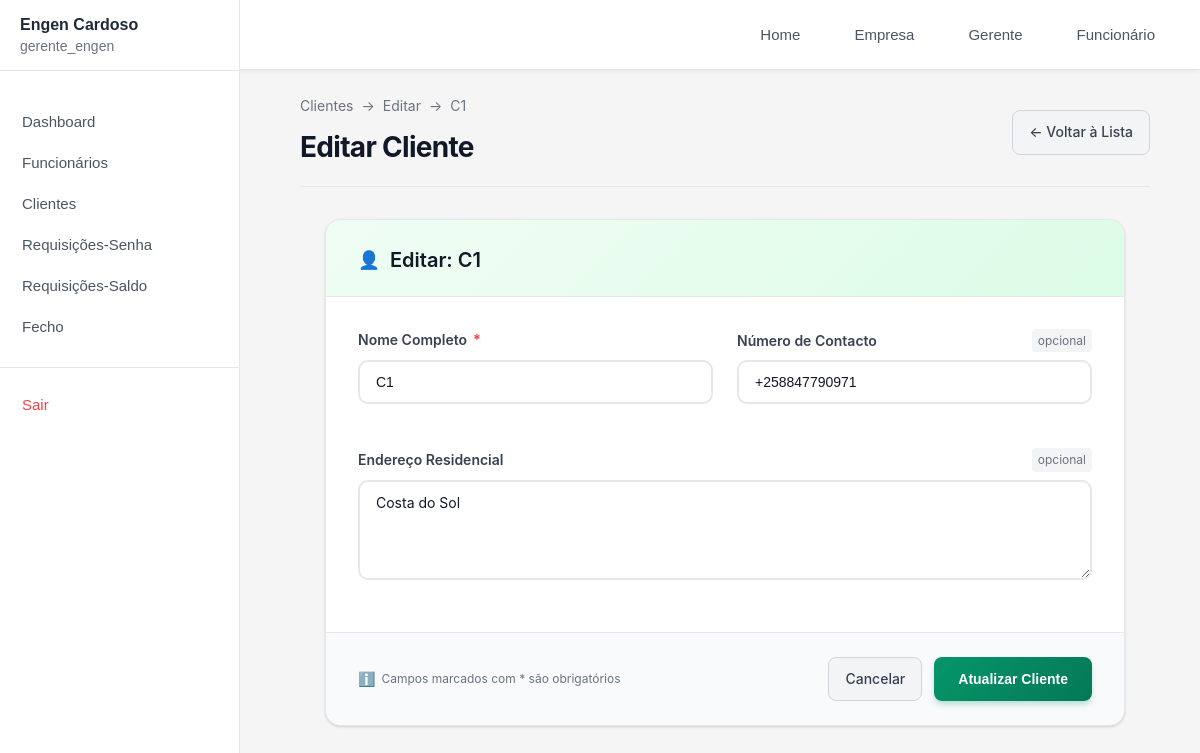
/gerente/clientes/editar/1/ (signed in), run on the app's committed database.
### empresas/models.py (models this page shows, shortened)
class Empresa(models.Model):
   nome = models.CharField(max_length=200)
   status = models.BooleanField(default=True)
   gerente = models.OneToOneField(User, on_delete=models.CASCADE, related_name='empresa_gerenciada')

### gerente/models.py (models this page shows, shortened)
class Cliente(models.Model):
   empresa = models.ForeignKey(Empresa, on_delete=models.CASCADE, related_name='clientes', null=True, blank=True)
   nome = models.CharField(max_length=100)
   email = models.EmailField(blank=True, null=True)
   contacto = models.CharField(max_length=20, blank=True, null=True)
   endereco = models.TextField(blank=True, null=True)
   data_criacao = models.DateTimeField(auto_now_add=True)

### gerente/views.py (the view, shortened to what this page needs)
# urls.py: path('clientes/editar/<int:cliente_id>/', views.editar_cliente, name='editar_cliente'),
@login_required(login_url='/gerente/login')
@user_passes_test(is_gerente, login_url='/login')
def editar_cliente(request, cliente_id):
   empresa = get_empresa_usuario(request.user)
   if not empresa:
       messages.error(request, 'Empresa não encontrada.')
       return redirect('login')
   cliente = get_object_or_404(Cliente, id=cliente_id, empresa=empresa)
   return render(request, 'gerente/editar_cliente.html', {'cliente': cliente})

### gerente/context_processors.py (called while the page is built)
def empresa_context(request):
    if request.user.is_authenticated:
        try:
            if hasattr(request.user, 'empresa_gerenciada'):
                return {'empresa_atual': request.user.empresa_gerenciada}
            elif hasattr(request.user, 'funcionario'):
                return {'empresa_atual': request.user.funcionario.empresa}
        except:
            pass
    return {'empresa_atual': None}

### gerente/views.py (called while the page is built)
def is_gerente(user):
  return user.groups.filter(name='Gerente').exists()

def get_empresa_usuario(user):
   try:
       if hasattr(user, 'empresa_gerenciada'):
           return user.empresa_gerenciada
       elif hasattr(user, 'funcionario'):
           return user.funcionario.empresa
   except:
       pass
   return None

### templates/gerente/editar_cliente.html (shortened to what this page needs)
{% extends 'gerente/base.html' %}
{% block content %}
<div class="editar-cliente-content">
    <div class="content-header">
        <div>
            <div class="breadcrumb">
                <span>Clientes</span>
                <span>→</span>
                <span>Editar</span>
                <span>→</span>
                <span>{{ cliente.nome }}</span>
            </div>
            <h2>Editar Cliente</h2>
        </div>
        <a href="{% url 'clientes' %}" class="btn-secondary">
            ← Voltar à Lista
        </a>
    </div>
    <div class="form-container">
        <div class="form-card">
            <div class="form-header">
                <h3>Editar: {{ cliente.nome }}</h3>
            </div>
            <form method="post" action="{% url 'editar_cliente' cliente.id %}">
                <div class="form-body">
                    <div class="form-group">
                        <label for="nome">
                            Nome Completo
                            <span class="required">*</span>
                        </label>
                        <input type="text" class="form-control" id="nome" name="nome"
                               value="{{ cliente.nome }}" placeholder="Digite o nome completo" required>
                    </div>
                    <div class="form-group">
                        <label for="contacto">
                            Número de Contacto
                            <span class="optional">opcional</span>
                        </label>
                        <input type="tel" class="form-control" id="contacto" name="contacto"
                               value="{{ cliente.contacto|default:'' }}"
                               placeholder="+258 XX XXX XXXX">
                    </div>
                    <div class="form-group full-width">
                        <label for="endereco">
                            Endereço Residencial
                            <span class="optional">opcional</span>
                        </label>
                        <textarea class="form-control" id="endereco" name="endereco" rows="3"
                                  placeholder="Digite o endereço completo (rua, bairro, cidade)">{{ cliente.endereco|default:'' }}</textarea>
                    </div>
                </div>
                <div class="form-footer">
                    <div class="help-text">
                        Campos marcados com * são obrigatórios
                    </div>
                    <div class="form-actions">
                        <a href="{% url 'clientes' %}" class="btn-secondary">
                            Cancelar
                        </a>
                        <button type="submit" class="btn-submit">
                            Atualizar Cliente
                        </button>
                    </div>
                </div>
            </form>
        </div>
    </div>
</div>
{% endblock %}

### templates/gerente/sidebar.html (shortened to what this page needs)
<div class="sidebar">
    <div class="user-section">
        <div class="empresa-name">{{ empresa_atual.nome|default:"Sistema" }}</div>
        <div class="user-info">{{ request.user.get_full_name|default:request.user.username }}</div>
    </div>
    <nav class="sidebar-nav">
        <ul class="nav-list">
            <li class="nav-item">
                <a href="{% url 'dashboard' %}"
                    class="nav-link {% if request.resolver_match.url_name == 'dashboard' %}active{% endif %}">
                    Dashboard
                </a>
            </li>
            <li class="nav-item">
                <a href="{% url 'funcionarios' %}"
                    class="nav-link {% if request.resolver_match.url_name == 'funcionarios' %}active{% endif %}">
                    Funcionários
                </a>
            </li>
            <li class="nav-item">
                <a href="{% url 'clientes' %}"
                    class="nav-link {% if request.resolver_match.url_name == 'clientes' %}active{% endif %}">
                    Clientes
                </a>
            </li>
            <li class="nav-item">
                <a href="{% url 'requisicoes' %}"
                    class="nav-link {% if request.resolver_match.url_name == 'requisicoes' %}active{% endif %}">
                    Requisições-Senha
                </a>
            </li>
            <li class="nav-item">
                <a href="{% url 'requisicoes_saldo' %}"
                    class="nav-link {% if request.resolver_match.url_name == 'requisicoes_saldo' %}active{% endif %}">
                    Requisições-Saldo
                </a>
            </li>
            <li class="nav-item">
                <a href="{% url 'fecho' %}"
                    class="nav-link {% if request.resolver_match.url_name == 'fecho' %}active{% endif %}">
                    Fecho
                </a>
            </li>
            <li class="nav-item nav-divider">
                <a href="{% url 'logout' %}" class="nav-link nav-logout">
                    Sair
                </a>
            </li>
        </ul>
    </nav>
</div>

### templates/gerente/navbar.html (style rules this page uses)
.nav-link { color: #4b5563; text-decoration: none; padding: 8px 16px; border-radius: 6px; transition: all 0.2s ease; font-size: 0.95rem; font-weight: 500; }

### templates/gerente/sidebar.html (style rules this page uses)
.sidebar { width: 240px; background-color: #ffffff; min-height: 100vh; position: fixed; top: 0; left: 0; overflow-y: auto; border-right: 1px solid #e5e7eb; display: flex; flex-direction: column; z-index: 2000; }
.user-section { padding: 16px 20px; background-color: #ffffff; border-bottom: 1px solid #e5e7eb; text-align: left; }
.empresa-name { color: #1f2937; font-size: 16px; font-weight: 600; letter-spacing: 0; margin-bottom: 4px; text-transform: capitalize; }
.user-info { color: #6b7280; font-size: 14px; font-weight: 400; opacity: 1; }
.sidebar-nav { flex-grow: 1; padding-top: 30px; }
.nav-list { list-style: none; padding: 0; margin: 0; }
.nav-item { margin: 0; }
.nav-divider { margin-top: auto; padding-top: 16px; border-top: 1px solid #e5e7eb; margin-top: 20px; }
.nav-link { display: flex; align-items: center; padding: 12px 20px; color: #4b5563; text-decoration: none; font-size: 15px; font-weight: 500; transition: background-color 0.2s, color 0.2s; border-left: 2px solid transparent; }
.nav-logout { color: #ef4444; }

### data on the page
Empresa: nome "Engen Cardoso"
Cliente: nome "C1", contacto "+258847790971", endereco "Costa do Sol"

### other printed values
{{ request.user.get_full_name|default:request.user.username }} "gerente_engen"
